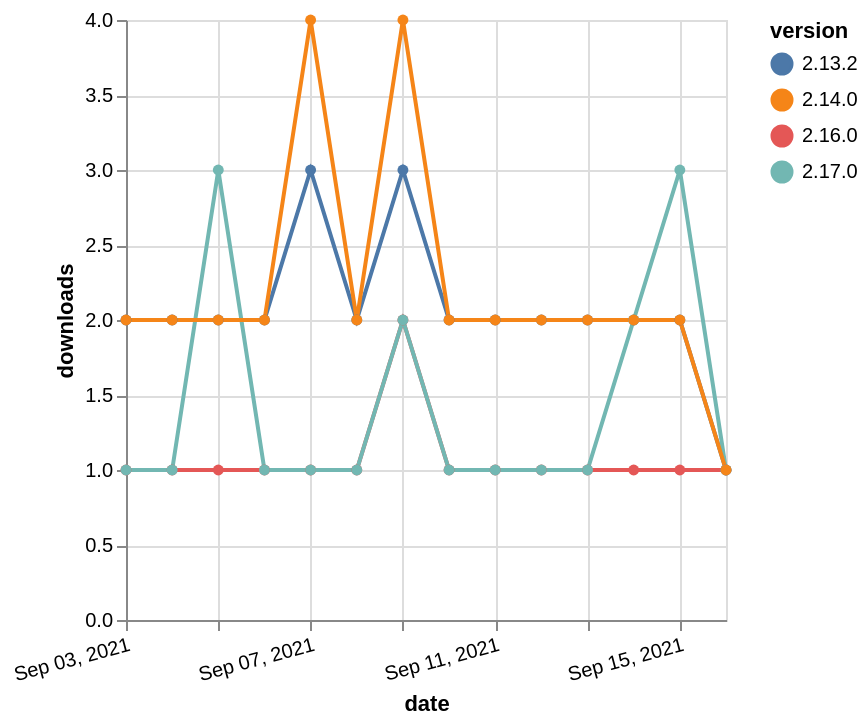

Specify this chart in Vega-Lite:
### Vega-Lite specification from a JSON file in a GitHub repository (floating-point values rounded to 4 significant figures)
{"$schema": "https://vega.github.io/schema/vega-lite/v5.json", "description": "A simple bar chart with embedded data.", "data": {"values": [{"date": "2021-09-03", "total": 332, "delta": 1, "version": "2.16.0"}, {"date": "2021-09-04", "total": 333, "delta": 1, "version": "2.16.0"}, {"date": "2021-09-05", "total": 334, "delta": 1, "version": "2.16.0"}, {"date": "2021-09-06", "total": 335, "delta": 1, "version": "2.16.0"}, {"date": "2021-09-07", "total": 336, "delta": 1, "version": "2.16.0"}, {"date": "2021-09-08", "total": 337, "delta": 1, "version": "2.16.0"}, {"date": "2021-09-09", "total": 339, "delta": 2, "version": "2.16.0"}, {"date": "2021-09-10", "total": 340, "delta": 1, "version": "2.16.0"}, {"date": "2021-09-11", "total": 341, "delta": 1, "version": "2.16.0"}, {"date": "2021-09-12", "total": 342, "delta": 1, "version": "2.16.0"}, {"date": "2021-09-13", "total": 343, "delta": 1, "version": "2.16.0"}, {"date": "2021-09-14", "total": 344, "delta": 1, "version": "2.16.0"}, {"date": "2021-09-15", "total": 345, "delta": 1, "version": "2.16.0"}, {"date": "2021-09-16", "total": 346, "delta": 1, "version": "2.16.0"}, {"date": "2021-09-03", "total": 2338, "delta": 2, "version": "2.13.2"}, {"date": "2021-09-04", "total": 2340, "delta": 2, "version": "2.13.2"}, {"date": "2021-09-05", "total": 2342, "delta": 2, "version": "2.13.2"}, {"date": "2021-09-06", "total": 2344, "delta": 2, "version": "2.13.2"}, {"date": "2021-09-07", "total": 2347, "delta": 3, "version": "2.13.2"}, {"date": "2021-09-08", "total": 2349, "delta": 2, "version": "2.13.2"}, {"date": "2021-09-09", "total": 2352, "delta": 3, "version": "2.13.2"}, {"date": "2021-09-10", "total": 2354, "delta": 2, "version": "2.13.2"}, {"date": "2021-09-11", "total": 2356, "delta": 2, "version": "2.13.2"}, {"date": "2021-09-12", "total": 2358, "delta": 2, "version": "2.13.2"}, {"date": "2021-09-13", "total": 2360, "delta": 2, "version": "2.13.2"}, {"date": "2021-09-14", "total": 2362, "delta": 2, "version": "2.13.2"}, {"date": "2021-09-15", "total": 2364, "delta": 2, "version": "2.13.2"}, {"date": "2021-09-16", "total": 2365, "delta": 1, "version": "2.13.2"}, {"date": "2021-09-03", "total": 218, "delta": 1, "version": "2.17.0"}, {"date": "2021-09-04", "total": 219, "delta": 1, "version": "2.17.0"}, {"date": "2021-09-05", "total": 222, "delta": 3, "version": "2.17.0"}, {"date": "2021-09-06", "total": 223, "delta": 1, "version": "2.17.0"}, {"date": "2021-09-07", "total": 224, "delta": 1, "version": "2.17.0"}, {"date": "2021-09-08", "total": 225, "delta": 1, "version": "2.17.0"}, {"date": "2021-09-09", "total": 227, "delta": 2, "version": "2.17.0"}, {"date": "2021-09-10", "total": 228, "delta": 1, "version": "2.17.0"}, {"date": "2021-09-11", "total": 229, "delta": 1, "version": "2.17.0"}, {"date": "2021-09-12", "total": 230, "delta": 1, "version": "2.17.0"}, {"date": "2021-09-13", "total": 231, "delta": 1, "version": "2.17.0"}, {"date": "2021-09-14", "total": 233, "delta": 2, "version": "2.17.0"}, {"date": "2021-09-15", "total": 236, "delta": 3, "version": "2.17.0"}, {"date": "2021-09-16", "total": 237, "delta": 1, "version": "2.17.0"}, {"date": "2021-09-03", "total": 2537, "delta": 2, "version": "2.14.0"}, {"date": "2021-09-04", "total": 2539, "delta": 2, "version": "2.14.0"}, {"date": "2021-09-05", "total": 2541, "delta": 2, "version": "2.14.0"}, {"date": "2021-09-06", "total": 2543, "delta": 2, "version": "2.14.0"}, {"date": "2021-09-07", "total": 2547, "delta": 4, "version": "2.14.0"}, {"date": "2021-09-08", "total": 2549, "delta": 2, "version": "2.14.0"}, {"date": "2021-09-09", "total": 2553, "delta": 4, "version": "2.14.0"}, {"date": "2021-09-10", "total": 2555, "delta": 2, "version": "2.14.0"}, {"date": "2021-09-11", "total": 2557, "delta": 2, "version": "2.14.0"}, {"date": "2021-09-12", "total": 2559, "delta": 2, "version": "2.14.0"}, {"date": "2021-09-13", "total": 2561, "delta": 2, "version": "2.14.0"}, {"date": "2021-09-14", "total": 2563, "delta": 2, "version": "2.14.0"}, {"date": "2021-09-15", "total": 2565, "delta": 2, "version": "2.14.0"}, {"date": "2021-09-16", "total": 2566, "delta": 1, "version": "2.14.0"}]}, "width": "container", "mark": {"type": "line", "point": {"filled": true}}, "encoding": {"x": {"field": "date", "type": "temporal", "timeUnit": "yearmonthdate", "title": "date", "axis": {"labelAngle": -15}}, "y": {"field": "delta", "type": "quantitative", "title": "downloads"}, "color": {"field": "version", "type": "nominal"}, "tooltip": {"field": "delta"}}}
